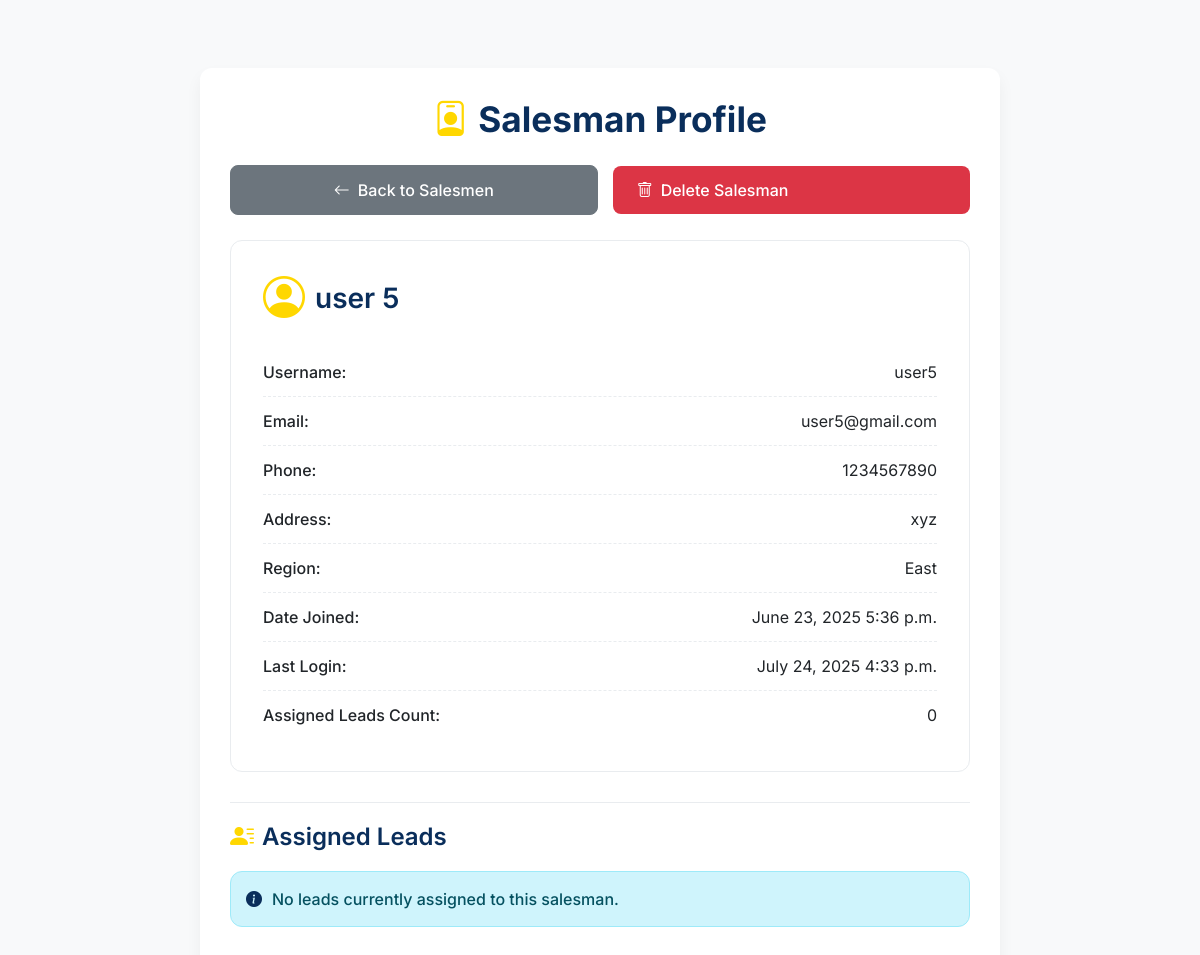
Page /viewSalesman/user5@gmail.com/ (signed in) on the committed database.
### salesmanPanel/models.py (models this page shows, shortened)
class CustomUser(AbstractUser):
    phone = models.CharField(max_length=15)
    address = models.TextField(blank=True)
    region = models.CharField(max_length=100)
    is_approved = models.BooleanField(default=False)

### salesmanPanel/views.py (the view)
# urls.py: path('viewSalesman/<str:email>/', views.viewSalesman, name='viewSalesman'),
@login_required
@user_passes_test(is_admin)
def viewSalesman(request, email):
    try:
        salesman = CustomUser.objects.get(email=email, is_superuser=False)  # Get the salesman by email
    except CustomUser.DoesNotExist:
        messages.error(request, "Salesman does not exist")
        return redirect('viewCategory')  # Redirect if salesman not found
    assigned_leads = Lead.objects.filter(assigned_to=salesman)
    assigned_leads_count = assigned_leads.count()
    context = {
        'selected_salesman': salesman,
        'assigned_leads_count': assigned_leads_count,
        'assigned_leads': assigned_leads,  # Pass the leads to the template
    }
    return render(request, 'salesmanPortal/viewSalesman.html', context)  # Render the view salesman template

### salesmanPanel/views.py (called while the page is built)
def is_admin(user):
    return user.is_staff # is_superuser implies is_staff, so this covers both.

### templates/salesmanPortal/viewSalesman.html (shortened to what this page needs)
<!DOCTYPE html>
<html lang="en">
<head>
    <link href="https://cdn.jsdelivr.net/npm/bootstrap@5.3.2/dist/css/bootstrap.min.css" rel="stylesheet">
    <link rel="stylesheet" href="https://cdn.jsdelivr.net/npm/bootstrap-icons@1.11.1/font/bootstrap-icons.css">
</head>
<body>
    <div class="container mt-5">
        {% if selected_salesman %}
            <h1 class="text-center"><i class="bi bi-person-badge"></i> Salesman Profile</h1>
            <div class="actions-row">
                <a href="{% url 'viewBDAs' %}" class="btn btn-secondary">
                    <i class="bi bi-arrow-left"></i> Back to Salesmen
                </a>
                <a href="#" class="btn btn-delete-salesman" id="deleteSalesmanBtn"
                   data-salesman-email="{{ selected_salesman.email }}">
                    <i class="bi bi-trash"></i> Delete Salesman
                </a>
            </div>
            <div class="card mb-3">
                <div class="card-body">
                    <h5 class="card-title"><i class="bi bi-person-circle"></i> {{ selected_salesman.first_name }} {{ selected_salesman.last_name }}</h5>
                    <div class="detail-row">
                        <span><strong>Username:</strong></span>
                        <span>{{ selected_salesman.username }}</span>
                    </div>
                    <div class="detail-row">
                        <span><strong>Email:</strong></span>
                        <span>{{ selected_salesman.email }}</span>
                    </div>
                    {% if selected_salesman.phone %}
                    <div class="detail-row">
                        <span><strong>Phone:</strong></span>
                        <span>{{ selected_salesman.phone }}</span>
                    </div>
                    {% endif %}
                    {% if selected_salesman.address %}
                    <div class="detail-row">
                        <span><strong>Address:</strong></span>
                        <span>{{ selected_salesman.address }}</span>
                    </div>
                    {% endif %}
                    {% if selected_salesman.region %}
                    <div class="detail-row">
                        <span><strong>Region:</strong></span>
                        <span>{{ selected_salesman.region }}</span>
                    </div>
                    {% endif %}
                    <div class="detail-row">
                        <span><strong>Date Joined:</strong></span>
                        <span>{{ selected_salesman.date_joined|date:"F d, Y P" }}</span>
                    </div>
                    {% if selected_salesman.last_login %}
                    <div class="detail-row">
                        <span><strong>Last Login:</strong></span>
                        <span>{{ selected_salesman.last_login|date:"F d, Y P" }}</span>
                    </div>
                    {% else %}
                    <div class="detail-row">
                        <span><strong>Last Login:</strong></span>
                        <span>Never logged in</span>
                    </div>
                    {% endif %}
                    <div class="detail-row">
                        <span><strong>Assigned Leads Count:</strong></span>
                        <span>{{ assigned_leads_count }}</span>
                    </div>
                </div>
            </div>
            <div class="leads-section">
                <h4><i class="bi bi-person-lines-fill"></i> Assigned Leads</h4>
                {% if assigned_leads %}
                    {% for lead in assigned_leads %}
                        <a href="{% url 'viewLead' lead.id %}" class="lead-item text-decoration-none">
                            <div>
                                <strong>{{ lead.name }}</strong>
                                <small class="text-muted d-block">{{ lead.description|truncatechars:70 }}</small>
                            </div>
                            <span class="lead-status status-{{ lead.status|lower|cut:' ' }}">
                                {{ lead.status }}
                            </span>
                        </a>
                    {% endfor %}
                {% else %}
                    <div class="alert alert-info" role="alert">
                        <i class="bi bi-info-circle-fill"></i> No leads currently assigned to this salesman.
                    </div>
                {% endif %}
            </div>
        {% endif %}
    </div>
</body>
</html>

### templates/salesmanPortal/viewSalesman.html (style rules this page uses)
:root { --ki-primary-blue: #0A2E5B; --ki-secondary-gold: #FFD700; --ki-orange-accent: #FF8C00; --primary: var(--ki-primary-blue); --primary-light: #1A477A; --primary-dark: #08244A; --secondary: var(--ki-secondary-gold); --accent: #FFC107; --success: #28a745; --warning: #ffc107; --danger: #dc3545; --light-bg: #f8f9fa; --card-bg: #ffffff; --text-dark: #212529; --text-muted: #6c757d; --border-color: #e9ecef; --border-radius: 12px; --card-shadow: 0 0.5rem 1rem rgba(0, 0, 0, 0.05); --card-shadow-hover: 0 10px 25px rgba(0, 0, 0, 0.08), 0 0 15px rgba(255, 215, 0, 0.15); --transition-speed: 0.3s; --golden-fade-light: rgba(255, 215, 0, 0.08); --golden-border-light: rgba(255, 215, 0, 0.3); }
body { font-family: 'Inter', -apple-system, BlinkMacSystemFont, sans-serif; padding: 20px; background-color: var(--light-bg); color: var(--text-dark); min-height: 100vh; display: flex; justify-content: center; align-items: flex-start; }
.container { max-width: 800px; background-color: var(--card-bg); padding: 30px; border-radius: var(--border-radius); box-shadow: var(--card-shadow); margin-top: 50px; width: 100%; box-sizing: border-box; }
h1 { color: var(--ki-primary-blue); margin-bottom: 25px; font-weight: 700; display: flex; align-items: center; justify-content: center; gap: 10px; font-size: 2.2rem; }
h1 i { color: var(--ki-secondary-gold); }
.card { border: 1px solid var(--border-color); box-shadow: none; border-radius: var(--border-radius); overflow: hidden; }
.card-body { padding: 2rem; }
.card-title { color: var(--ki-primary-blue) !important; font-weight: 600; font-size: 1.75rem; margin-bottom: 1.5rem; display: flex; align-items: center; gap: 10px; }
.card-title i { color: var(--ki-secondary-gold); font-size: 1.5em; }
.detail-row { display: flex; justify-content: space-between; padding: 12px 0; border-bottom: 1px dashed var(--border-color); font-size: 1rem; flex-wrap: wrap; align-items: flex-start; }
.detail-row:last-of-type { border-bottom: none; }
.detail-row strong { color: var(--text-dark); font-weight: 500; flex-basis: 40%; text-align: left; padding-right: 10px; box-sizing: border-box; }
.detail-row span:last-child { color: var(--text-dark); font-weight: 400; flex-basis: 60%; text-align: right; word-break: break-word; }
.btn-delete-salesman { background-color: var(--danger); color: white; border: none; padding: 0.75rem 1.5rem; border-radius: 8px; font-weight: 500; transition: background-color 0.3s ease, transform 0.2s ease; display: flex; align-items: center; gap: 8px; white-space: nowrap; }
.actions-row { display: flex; justify-content: space-between; align-items: center; margin-bottom: 25px; gap: 15px; flex-wrap: wrap; }
.actions-row .btn-secondary, .actions-row .btn-delete-salesman { flex-grow: 1; text-align: center; }
.actions-row .btn-secondary { background-color: #6c757d; border-color: #6c757d; color: white; transition: all 0.3s ease; padding: 0.75rem 1.5rem; border-radius: 8px; font-weight: 500; display: flex; align-items: center; justify-content: center; gap: 8px; }
.leads-section { margin-top: 30px; padding-top: 20px; border-top: 1px solid var(--border-color); }
.leads-section h4 { color: var(--ki-primary-blue); font-weight: 600; margin-bottom: 20px; display: flex; align-items: center; gap: 8px; }
.leads-section h4 i { color: var(--ki-secondary-gold); }
.alert-danger, .alert-info { border-radius: var(--border-radius); font-weight: 500; display: flex; align-items: center; gap: 10px; padding: 15px; }
.alert-info i { color: var(--primary); }

### rows in the picture
CustomUser: first_name "user", last_name "5", username "user5", email "user5@gmail.com", phone "1234567890", address "xyz", region "East", date_joined "June 23, 2025 5:36 p.m.", last_login "July 24, 2025 4:33 p.m."

### other values in the picture
{{ assigned_leads_count }} "0"
